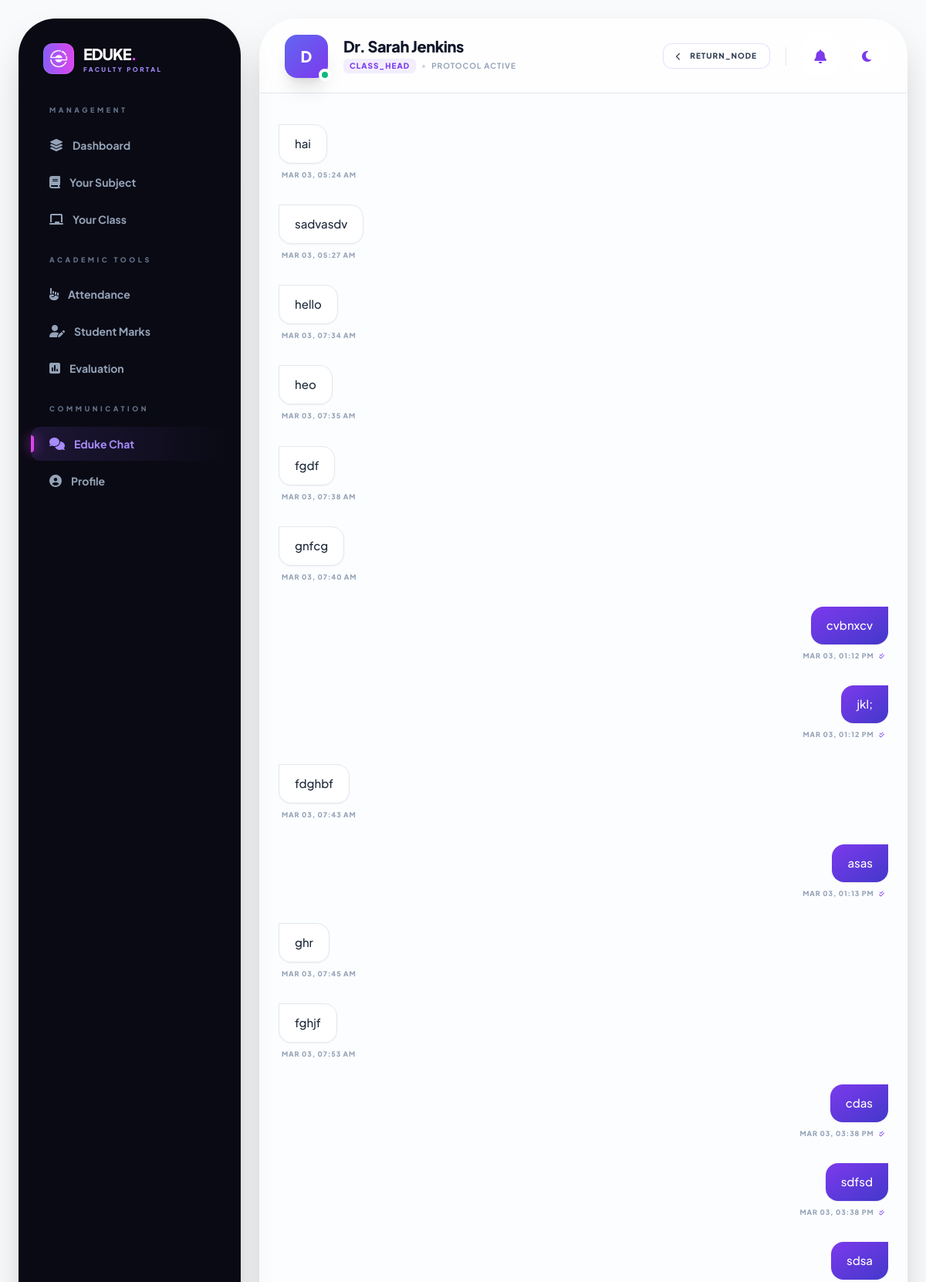
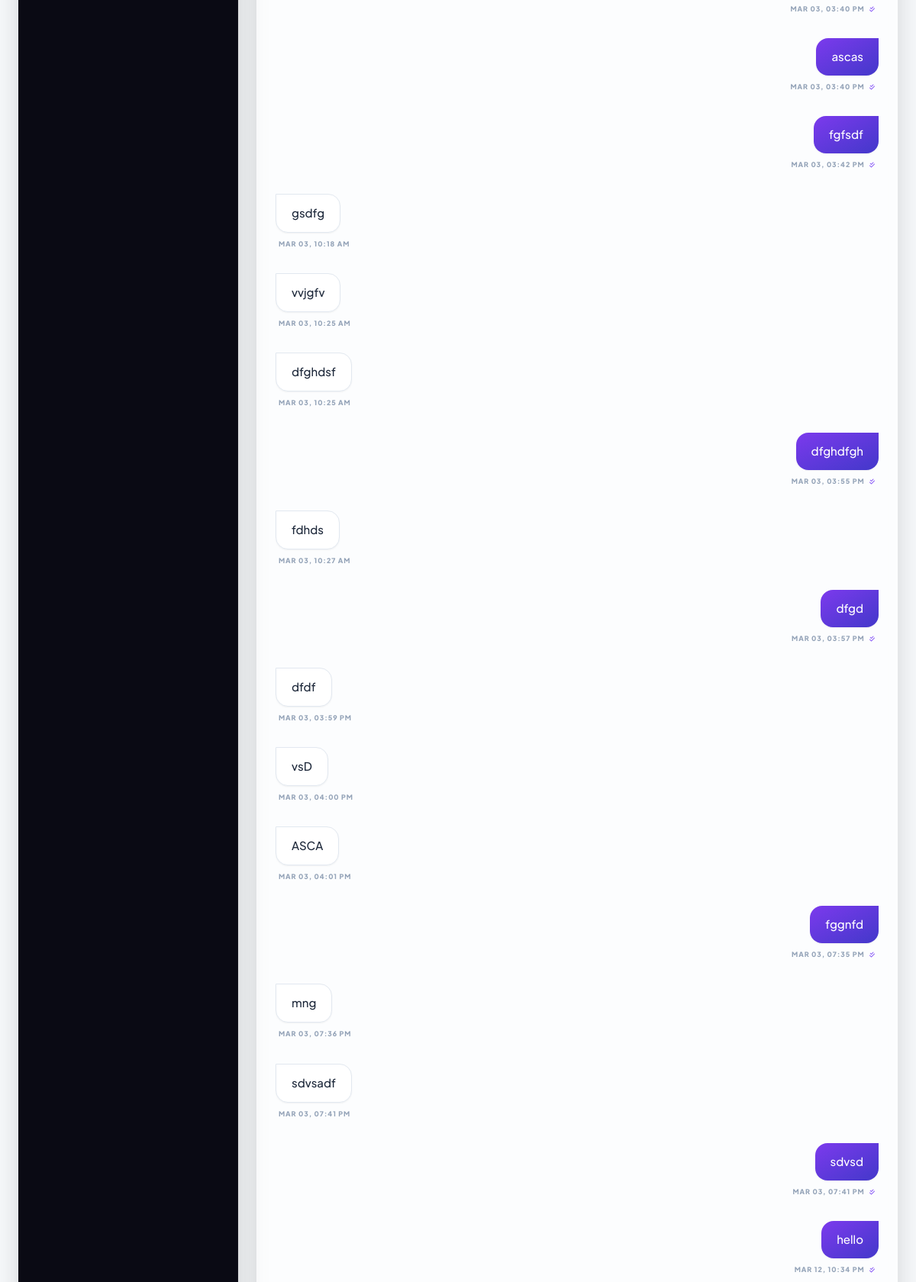
The app's page /subject_head/chat/203/ (signed in, upper part) with its own data (2 pictures, top to bottom).
### main/models.py (models this page shows)
class Chat(models.Model):
    id = models.BigAutoField(primary_key=True)
    message = models.TextField()
    sender = models.ForeignKey(Users, related_name='sent_messages', on_delete=models.CASCADE)
    receiver = models.ForeignKey(Users, related_name='received_messages', on_delete=models.CASCADE)
    created_at = models.DateTimeField(auto_now_add=True)
    is_read = models.BooleanField(default=False)

### main/views.py (the view, shortened to what this page needs)
# urls.py: path('subject_head/chat/<int:user_id>/', views.subject_head_chat_user, name='subject_head_chat_user'),
def subject_head_chat_user(request, user_id):
    subject_id = request.session.get('subject_id')
    if not subject_id:
        return redirect('subject_head_login')
    with connection.cursor() as cursor:
        cursor.execute("SELECT user_id, subject_head FROM main_subjects WHERE id = %s", [subject_id])
        subject_data = cursor.fetchone()
    if not subject_data:
        return redirect('subject_head_login')
    me_id = int(subject_data[0])
    subject_head_name = subject_data[1]
    with connection.cursor() as cursor:
        cursor.execute("""
            SELECT u.role,
            COALESCE(c.class_head, s.subject_head, st.name,
                CASE WHEN p.user_id IS NOT NULL THEN CONCAT('Parent of ', st2.name) ELSE NULL END
            ) AS name
        FROM main_users u
        LEFT JOIN main_classes c ON u.id = c.user_id AND u.role = 'class_head'
        LEFT JOIN main_subjects s ON u.id = s.user_id AND u.role = 'subject_head'
        LEFT JOIN main_students st ON u.id = st.user_id AND u.role = 'student'
        LEFT JOIN main_parents p ON u.id = p.user_id AND u.role = 'parent'
        LEFT JOIN main_students st2 ON p.student_id = st2.id AND u.role = 'parent'
        WHERE u.id = %s
        """, [user_id])
        selected_user = cursor.fetchone()
    if not selected_user:
        return redirect('subject_head_chat')
    selected_user_role, selected_user_name = selected_user
    Chat.objects.filter(
        sender_id=user_id,
        receiver_id=me_id,
        is_read=False
    ).update(is_read=True)
    with connection.cursor() as cursor:
        cursor.execute("""
            SELECT message, sender_id, receiver_id, created_at
            FROM main_chat
            WHERE (sender_id = %s AND receiver_id = %s)
               OR (sender_id = %s AND receiver_id = %s)
            ORDER BY created_at ASC
        """, [me_id, user_id, user_id, me_id])
        raw_history = cursor.fetchall()
    chat_history = []
    for row in raw_history:
        chat_history.append({
            'text': row[0],
            'sender_id': int(row[1]),
            'receiver_id': int(row[2]),
            'time': row[3]
        })
    with connection.cursor() as cursor:
        cursor.execute("""
            SELECT u.id,
            COALESCE(c.class_head, s.subject_head, st.name) AS name
            FROM main_users u
            LEFT JOIN main_classes c ON u.id = c.user_id
            LEFT JOIN main_subjects s ON u.id = s.user_id
            LEFT JOIN main_students st ON u.id = st.user_id
            WHERE u.id IN (
                SELECT DISTINCT sender_id FROM main_chat WHERE receiver_id = %s
                UNION
                SELECT DISTINCT receiver_id FROM main_chat WHERE sender_id = %s
            )
        """, [me_id, me_id])
        chat_users = [{'id': row[0], 'name': row[1]} for row in cursor.fetchall()]
    return render(request, 'subject_head/subject_head_chat_user.html', {
        'selected_user_role': selected_user_role,
        'selected_user_name': selected_user_name,
        'chat_history': chat_history,
        'logged_in_user_id': me_id,
        'subject_head': subject_head_name,
        'chat_users': chat_users,
        'selected_user_id': int(user_id)
    })

### templates/subject_head/subject_head_chat_user.html (shortened to what this page needs)
{% load static %}
<!DOCTYPE html>
<html lang="en" class="scroll-smooth">
<head>
    <script src="https://cdn.tailwindcss.com"></script>
    <link href="https://cdnjs.cloudflare.com/ajax/libs/font-awesome/6.4.0/css/all.min.css" rel="stylesheet">
</head>
<body class="antialiased">
    <div id="spotlight"></div>
    <div class="relative z-10 flex h-screen p-0 lg:p-6 gap-0 lg:gap-6 overflow-hidden">
        <aside id="sidebar"
      class="fixed inset-y-0 left-0 z-50 w-72 transform -translate-x-full lg:translate-x-0 lg:static transition-transform duration-500 ease-in-out h-full">
      <div
        class="flex flex-col h-full glass-sidebar lg:rounded-[3rem] shadow-2xl overflow-hidden border-r border-white/5">
        <div class="p-8 pb-4 shrink-0 flex items-center justify-between">
          <div class="flex items-center gap-3 group cursor-pointer">
            <div
              class="w-10 h-10 rounded-xl flex items-center justify-center border border-white/10 bg-white/5 group-hover:rotate-12 transition-transform animate-pulse bg-gradient-to-r from-brand-500 via-accent-fuchsia to-indigo-500 bg-[length:200%_200%]">
              <img src="{% static 'main/images/logobase_white.png' %}" alt="Logo" class="w-6 h-6 object-contain">
            </div>
            <div>
              <h2 class="text-xl font-black tracking-tighter text-white uppercase">Eduke<span
                  class="text-accent-fuchsia">.</span></h2>
              <p class="text-[8px] font-black text-brand-400 uppercase tracking-[0.3em]">Faculty Portal</p>
            </div>
          </div>
        </div>
        <nav class="flex-grow px-4 space-y-6 overflow-y-auto custom-scroll py-6">
          <div>
            <p class="px-6 text-[9px] font-black text-slate-500 uppercase tracking-[0.4em] mb-4">Management</p>
            <div class="space-y-1">
              <a href="{% url 'subject_head_dashboard' %}"
                class="nav-item-link flex items-center gap-3 px-6 py-3 rounded-xl text-slate-400 hover:text-white hover:bg-white/5">
                <i class="fa-solid fa-layer-group"></i><span class="font-bold text-sm">Dashboard</span>
              </a>
              <a href="{% url 'subject_head_subjects' %}"
                class="nav-item-link flex items-center gap-3 px-6 py-3 rounded-xl text-slate-400 hover:text-white hover:bg-white/5">
                <i class="fa-solid fa-book"></i><span class="font-bold text-sm">Your Subject</span>
              </a>
              <a href="{% url 'subject_head_class' %}"
                class="nav-item-link flex items-center gap-3 px-6 py-3 rounded-xl text-slate-400 hover:text-white hover:bg-white/5">
                <i class="fa-solid fa-chalkboard"></i><span class="font-bold text-sm">Your Class</span>
              </a>
            </div>
          </div>
          <div>
            <p class="px-6 text-[9px] font-black text-slate-500 uppercase tracking-[0.4em] mb-4">Academic Tools</p>
            <div class="space-y-1">
              <a href="{% url 'subject_head_attendance' %}"
                class="nav-item-link flex items-center gap-3 px-6 py-3 rounded-xl text-slate-400 hover:text-white hover:bg-white/5">
                <i class="fa-solid fa-hand-point-up"></i><span class="font-bold text-sm">Attendance</span>
              </a>
              <a href="{% url 'subject_head_marks' %}"
                class="nav-item-link flex items-center gap-3 px-6 py-3 rounded-xl text-slate-400 hover:text-white hover:bg-white/5">
                <i class="fa-solid fa-user-pen"></i><span class="font-bold text-sm">Student Marks</span>
              </a>
              <a href="{% url 'subject_head_evaluation' %}"
                class="nav-item-link flex items-center gap-3 px-6 py-3 rounded-xl text-slate-400 hover:text-white hover:bg-white/5">
                <i class="fa-solid fa-square-poll-vertical"></i><span class="font-bold text-sm">Evaluation</span>
              </a>
            </div>
          </div>
          <div>
            <p class="px-6 text-[9px] font-black text-slate-500 uppercase tracking-[0.4em] mb-4">Communication</p>
            <div class="space-y-1">
              <a href="{% url 'subject_head_chat' %}" class="nav-item-link active flex items-center gap-3 px-6 py-3 rounded-xl text-white">
                <i class="fa-solid fa-comments"></i><span class="font-bold text-sm">Eduke Chat</span>
              </a>
              <a href="{% url 'subject_head_profile' %}"
                class="nav-item-link flex items-center gap-3 px-6 py-3 rounded-xl text-slate-400 hover:text-white hover:bg-white/5">
                <i class="fa-solid fa-circle-user"></i><span class="font-bold text-sm">Profile</span>
              </a>
            </div>
          </div>
        </nav>
        <div class="p-4 mt-auto">
        </div>
      </div>
    </aside>
        <main class="flex-1 flex flex-col min-w-0 overflow-hidden glass-card lg:rounded-[3rem] shadow-2xl">
            <header class="h-24 flex items-center justify-between px-8 border-b border-slate-200 dark:border-white/5 shrink-0 bg-white/40 dark:bg-slate-900/40">
                <div class="flex items-center gap-5">
                    <div class="relative group">
                        <div class="w-14 h-14 rounded-2xl flex items-center justify-center text-xl font-black text-white shadow-xl transition-transform group-hover:scale-105
                            {% if selected_user_role == 'subject_head' %} bg-gradient-to-br from-brand-600 to-indigo-800
                            {% else %} bg-gradient-to-br from-accent-indigo to-brand-600 {% endif %}">
                            {{ selected_user_name|first|upper }}
                        </div>
                        <span class="absolute -bottom-1 -right-1 w-4 h-4 bg-emerald-500 border-4 border-white dark:border-[#0f172a] rounded-full"></span>
                    </div>
                    <div>
                        <h2 class="text-xl font-black text-slate-900 dark:text-white tracking-tight leading-none">{{ selected_user_name }}</h2>
                        <div class="flex items-center gap-2 mt-1.5">
                            <span class="px-2 py-0.5 rounded-md bg-brand-500/10 text-brand-600 dark:text-brand-400 text-[10px] font-black uppercase tracking-widest">
                                {{ selected_user_role|cut:"_rating"|title }}
                            </span>
                            <span class="w-1 h-1 bg-slate-300 rounded-full"></span>
                            <span class="text-[10px] font-bold text-slate-400 uppercase tracking-widest">Protocol Active</span>
                        </div>
                    </div>
                </div>
                <div class="flex items-center gap-4">
                    <a href="{% url 'subject_head_chat' %}" class="group flex items-center gap-3 px-4 py-2 rounded-xl glass-card border border-brand-500/20 hover:bg-brand-500 hover:text-white transition-all duration-300">
                        <i class="fa-solid fa-chevron-left text-[10px] group-hover:-translate-x-1 transition-transform text-slate-700 dark:text-white"></i>
                        <span class="mono text-[10px] font-black text-slate-700 dark:text-white uppercase tracking-widest">Return_Node</span>
                    </a>
                    {% include 'subject_head/_notification_bell.html' %}
                    <button id="theme-switch" class="w-10 h-10 rounded-xl glass-card flex items-center justify-center text-brand-600 dark:text-amber-400 hover:scale-110 transition-transform border border-white/20">
                        <i id="theme-icon" class="fa-solid fa-moon text-xs"></i>
                    </button>
                </div>
            </header>
            <div id="message-container" class="flex-1 overflow-y-auto px-6 py-10 space-y-8 custom-scroll bg-slate-50/30 dark:bg-transparent">
                {% for msg in chat_history %}
                <div class="flex {% if msg.sender_id == logged_in_user_id %}justify-end{% else %}justify-start{% endif %} message-enter">
                    <div class="max-w-[75%] md:max-w-[60%] flex flex-col {% if msg.sender_id == logged_in_user_id %}items-end{% else %}items-start{% endif %}">
                        <div class="px-5 py-3.5 shadow-sm rounded-2xl relative
                            {% if msg.sender_id == logged_in_user_id %}
                                bg-gradient-to-br from-brand-600 to-indigo-700 text-white rounded-tr-none
                            {% else %}
                                bg-white dark:bg-white/5 border border-slate-200 dark:border-white/10 text-slate-800 dark:text-slate-200 rounded-tl-none
                            {% endif %}">
                            <p class="text-[15px] font-medium leading-relaxed leading-snug">{{ msg.text }}</p>
                        </div>
                        <p class="text-[9px] font-black text-slate-400 uppercase tracking-widest mt-2 px-1">
                            {{ msg.time|date:"M d, h:i A" }}
                            {% if msg.sender_id == logged_in_user_id %}
                                <span class="ml-1 text-brand-500"><i class="fa-solid fa-check-double text-[8px]"></i></span>
                            {% endif %}
                        </p>
                    </div>
                </div>
                {% endfor %}
            </div>
        </main>
    </div>
</body>
</html>

### templates/subject_head/subject_head_chat_user.html (style rules this page uses)
body { font-family: 'Plus Jakarta Sans', sans-serif; background-color: #f8fafc; overflow: hidden; height: 100vh; }
#spotlight { position: fixed; inset: 0; pointer-events: none; background: radial-gradient(circle at var(--x) var(--y), rgba(139, 92, 246, 0.12) 0%, transparent 35%); z-index: 1; }
.glass-card { background: rgba(255, 255, 255, 0.7); backdrop-filter: blur(20px); -webkit-backdrop-filter: blur(20px); border: 1px solid rgba(255, 255, 255, 0.4); }
.glass-sidebar { background: #0a0a14; border-right: 1px solid rgba(255, 255, 255, 0.05); }
.message-enter { animation: bubbleUp 0.3s cubic-bezier(0.4, 0, 0.2, 1) forwards; }
.nav-item-link { position: relative; transition: all 0.4s cubic-bezier(0.23, 1, 0.32, 1); }
.nav-item-link.active { color: #a78bfa !important; background: linear-gradient(90deg, rgba(139, 92, 246, 0.15) 0%, transparent 100%); }
.nav-item-link.active::before { content: ''; position: absolute; left: 0; top: 25%; height: 50%; width: 4px; background: #d946ef; box-shadow: 0 0 15px #d946ef; border-radius: 0 4px 4px 0; }

### records on screen
Chat: text "sadvasdv", time "MAR 03, 05:27 AM"
Chat: text "heo", time "MAR 03, 07:35 AM"
Chat: text "fgdf", time "MAR 03, 07:38 AM"
Chat: text "gnfcg", time "MAR 03, 07:40 AM"
Chat: text "cvbnxcv", time "MAR 03, 01:12 PM"
Chat: text "jkl;", time "MAR 03, 01:12 PM"
Chat: text "fdghbf", time "MAR 03, 07:43 AM"
Chat: text "asas", time "MAR 03, 01:13 PM"
Chat: text "ghr", time "MAR 03, 07:45 AM"
Chat: text "fghjf", time "MAR 03, 07:53 AM"
Chat: text "cdas", time "MAR 03, 03:38 PM"
Chat: text "sdfsd", time "MAR 03, 03:38 PM"
Chat: text "sdsa", time "MAR 03, 03:40 PM"
Chat: text "ascas", time "MAR 03, 03:40 PM"
Chat: text "fgfsdf", time "MAR 03, 03:42 PM"
Chat: text "gsdfg", time "MAR 03, 10:18 AM"
Chat: text "vvjgfv", time "MAR 03, 10:25 AM"
Chat: text "dfghdsf", time "MAR 03, 10:25 AM"
Chat: text "dfghdfgh", time "MAR 03, 03:55 PM"
Chat: text "fdhds", time "MAR 03, 10:27 AM"
Chat: text "dfgd", time "MAR 03, 03:57 PM"
Chat: text "dfdf", time "MAR 03, 03:59 PM"
Chat: text "vsD", time "MAR 03, 04:00 PM"
Chat: text "ASCA", time "MAR 03, 04:01 PM"
Chat: text "fggnfd", time "MAR 03, 07:35 PM"
Chat: text "mng", time "MAR 03, 07:36 PM"
Chat: text "sdvsadf", time "MAR 03, 07:41 PM"
Chat: text "sdvsd", time "MAR 03, 07:41 PM"

### other values on screen
{{ selected_user_name|first|upper }} "D"
{{ selected_user_name }} "Dr. Sarah Jenkins"
{{ selected_user_role|cut:"_rating"|title }} "CLASS_HEAD"
{{ msg.text }} "hai" "hello" "hello"
{{ msg.time|date:"M d, h:i A" }} "MAR 03, 05:24 AM" "MAR 03, 07:34 AM" "MAR 12, 10:34 PM"
